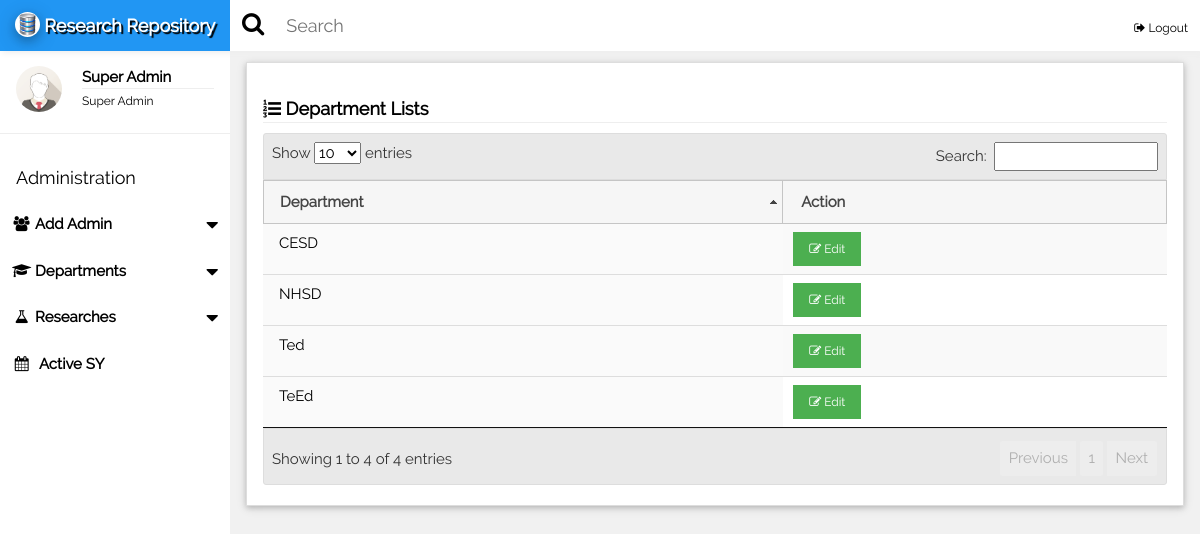
/superadmin/index.php?listCourse=true (signed in), run on the app's committed database.
### tables this page shows
CREATE TABLE `departments` (
  `id` int(3) NOT NULL,
  `deptName` varchar(255) NOT NULL
);

### include/dbcon.php (called while the page is built, shortened)
<?php
	function getName($x){
		if(is_array($x)){
			foreach($x as $key => $value){
				$sql=mysql_query("select * from users where id='$value'");
					while($row = mysql_fetch_assoc($sql)){
					$d[] = $row['first_name']." ".$row['last_name'];
				}
			}
		}else{
			$sql=mysql_query("select * from users where id='$x'");
			while($row = mysql_fetch_assoc($sql)){
				$d[] = $row['first_name']." ".$row['last_name'];
			}
		}
		return $d;
	}
?>

### superadmin/index.php (the view, shortened to what this page needs)
<?php
	include("../include/dbcon.php");
?>
<!DOCTYPE html>
<html>
<link rel="stylesheet" type="text/css" href="../google/fafa.css">
<link href="../dist/css/select2.min.css" rel="stylesheet" />
<link href='../css/fullcalendar.min.css' rel='stylesheet' />
<link href='../css/fullcalendar.print.min.css' rel='stylesheet' media='print' />
<link href='../css/dataTables.jqueryui.min.css' rel='stylesheet'/>
<link href='../css/jquery-ui.css' rel='stylesheet'  />
<link rel="stylesheet" href="../css/w3.css">
<link href="../research/summernote.css" rel="stylesheet">
<body class="w3-light-grey">
<div class=" w3-row w3-bar w3-top w3-white w3-large" style="z-index:9999;box-shadow:2px 2px 6px #eee;">
	<div class="w3-hide-small w3-bar-item w3-blue" style="width:230px;text-align:center;text-shadow:2px 2px 1px #000;font-weight:bold;">
		<a href="../admin/" style="text-decoration:none;"> <img src="../images/logo.png" class="w3-white w3-circle w3-card-4" width="25" height="25" />   Research Repository</a>
	</div>
	<div class="w3-hide-small">
	<span class="fa fa-search w3-bar-item fa-lg" style="padding-top:15px !important;"></span>
	<input class="w3-input w3-bar-item w3-block w3-rest" type="text" placeholder="Search" style="padding-left:10px !important; min-width:50%;">
	<span class="w3-bar-item w3-right">
		<a href="../logout.php" class="w3-small "style="text-decoration:none;"><i class="fa fa-sign-out fa-fx"></i> Logout</a>
	</span>
	</div>
</div>
<nav class="w3-sidebar w3-collapse w3-white w3-animate-left" style="z-index:3;width:230px;" id="mySidebar"><br>
  <div class="w3-container w3-row">
    <div class="w3-col s4">
      <img src="../images/avatar.png" class="w3-circle w3-margin-right" style="width:46px">
    </div>
    <div class="w3-col s8 w3-bar">
      <span><strong><?php echo implode(" ",getName($_SESSION['logged_in_id'])); ?></strong></span><br>
	  <hr style="margin:0px;"/>
	  <small>Super Admin</small>
    </div>
  </div>
  <hr>
  <div class="w3-container">
    <h5>Administration</h5>
  </div>
  <div class="w3-bar-block">
	 <div class="w3-bar-item w3-button w3-padding w3-hover-blue" onclick="open_nav_accord('a1')">
		<i class="fa fa-users fa-fw"></i> <b>Add Admin</b> <i class="fa fa-caret-down w3-right fa-lg" style="position:relative;top:5px;"></i>
	 </div>
	 <div class="w3-bar-item w3-button w3-padding w3-hover-blue" onclick="open_nav_accord('a3')">
		<i class="fa fa-graduation-cap fa-fw"></i> <b>Departments</b> <i class="fa fa-caret-down w3-right fa-lg" style="position:relative;top:5px;"></i>
	 </div>
	 <div class="w3-bar-item w3-button w3-padding w3-hover-blue" onclick="open_nav_accord('a2')">
		<i class="fa fa-flask fa-fw"></i> <b>Researches</b> <i class="fa fa-caret-down w3-right fa-lg" style="position:relative;top:5px;"></i>
	 </div>
    <a href="javascript:void(0);" onclick="document.getElementById('activeSYModal').style.display='block';" class="w3-bar-item w3-button w3-padding"><i class="fa fa-calendar fa-fw"></i>  <b>Active SY</b></a>
	<br><br>
  </div>
</nav>
<div class="w3-main" style="margin-left:230px;margin-top:43px;">
	<div class="w3-container">
		<div class="w3-white w3-card-2" id="calendar_container"  style="margin-top:2%;padding-bottom:20px;border:1px solid #ddd">
			<?php if(isset($_GET['listCourse'])){?>
					<header class="w3-container" style="padding-top:22px">
				<h5><b><i class="fa fa-list-ol fa-fx"></i> Department Lists</b><hr style="margin:0px" /></h5>
			</header>
			<div class="w3-container">
				<table id="userListTbl" class="w3-table w3-text-black display dataTable no-footer">
					<thead>
						<tr>
							<th>Department</th>
							<th>Action</th>
						</tr>
					</thead>
					<tbody>
						<?php
							$sql = mysql_query("SELECT * FROM `departments`");
							while($row = mysql_fetch_assoc($sql)){
						?>
						<tr>
							<td><?php echo $row['deptName'];?></td>
							<td>
								<button class="w3-button w3-green w3-small"><span class="fa fa-edit fa-fx"></span> Edit</button>
							</td>
						</tr>
						<?php }?>
					</tbody>
				</table>
			</div>
			<?php }?>
		</div>
	</div>
</div>
</body>
</html>

### google/fafa.css (style rules this page uses)
.fa { display:inline-block;font:normal normal normal 14px/1 FontAwesome;font-size:inherit;text-rendering:auto;-webkit-font-smoothing:antialiased;-moz-osx-font-smoothing:grayscale }
.fa-lg { font-size:1.33333333em;line-height:.75em;vertical-align:-15% }
.fa-fw { width:1.28571429em;text-align:center }
.fa-search:before { content:"\f002" }
.fa-edit:before,.fa-pencil-square-o:before { content:"\f044" }
.fa-calendar:before { content:"\f073" }
.fa-sign-out:before { content:"\f08b" }
.fa-group:before,.fa-users:before { content:"\f0c0" }
.fa-flask:before { content:"\f0c3" }
.fa-list-ol:before { content:"\f0cb" }
.fa-caret-down:before { content:"\f0d7" }
.fa-mortar-board:before,.fa-graduation-cap:before { content:"\f19d" }

### superadmin/index.php (style rules this page uses)
html,body,h1,h2,h3,h4,h5 { font-family: "Raleway", sans-serif }
.w3-bar-item { padding:12px !important; }

### data on the page
departments: deptName "CESD"
departments: deptName "NHSD"
departments: deptName "TeEd"
departments: deptName "Ted"

### other printed values
implode(" ",getName($_SESSION['logged_in_id'])) "Super Admin"
